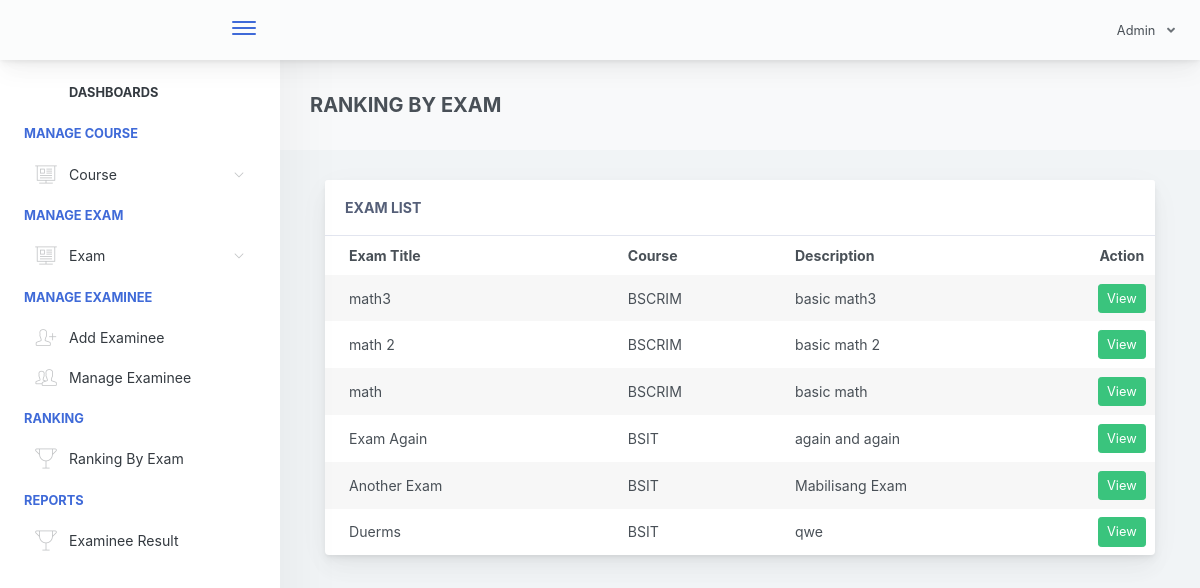
The page /adminpanel/admin/home.php?page=ranking-exam (signed in) on the database its author committed.
### tables this page shows
CREATE TABLE `exam_tbl` (
  `ex_id` int(11) NOT NULL,
  `cou_id` int(11) NOT NULL,
  `ex_title` varchar(1000) NOT NULL,
  `ex_time_limit` varchar(1000) NOT NULL,
  `ex_questlimit_display` int(11) NOT NULL,
  `ex_description` varchar(1000) NOT NULL,
  `ex_created` timestamp NOT NULL DEFAULT CURRENT_TIMESTAMP ON UPDATE CURRENT_TIMESTAMP
);

CREATE TABLE `course_tbl` (
  `cou_id` int(11) NOT NULL,
  `cou_name` varchar(1000) NOT NULL,
  `cou_created` timestamp NOT NULL DEFAULT CURRENT_TIMESTAMP ON UPDATE CURRENT_TIMESTAMP
);

### adminpanel/admin/pages/ranking-exam.php (the view, shortened to what this page needs)
<div class="app-main__outer">
        <div class="app-main__inner">
            <?php
                @$exam_id = $_GET['exam_id'];
                if($exam_id != "")
                {
                   $selEx = $conn->query("SELECT * FROM exam_tbl WHERE ex_id='$exam_id' ")->fetch(PDO::FETCH_ASSOC);
                   $exam_course = $selEx['cou_id'];
                   $selExmne = $conn->query("SELECT * FROM examinee_tbl et  WHERE exmne_course='$exam_course'  ");
                   ?>
                   <div class="app-page-title">
                    <div class="page-title-wrapper">
                        <div class="page-title-heading">
                            <div><b class="text-primary">RANKING BY EXAM</b><br>
                                Exam Name : <?php echo $selEx['ex_title']; ?><br><br>
                               <span class="border" style="padding:10px;color:black;background-color: yellow;">Excellence</span>
                               <span class="border" style="padding:10px;color:white;background-color: green;">Very Good</span>
                               <span class="border" style="padding:10px;color:white;background-color: blue;">Good</span>
                               <span class="border" style="padding:10px;color:white;background-color: red;">Failed</span>
                               <span class="border" style="padding:10px;color:black;background-color: #E9ECEE;">Not Answering</span>
                            </div>
                        </div>
                    </div>
                    </div>
                    <div class="table-responsive">
                        <table class="align-middle mb-0 table table-borderless table-striped table-hover" id="tableList">
                          <tbody>
                            <thead>
                                <tr>
                                    <th width="25%">Examinee Fullname</th>
                                    <th>Score / Over</th>
                                    <th>Percentage</th>
                                </tr>
                            </thead>
                            <?php
                                while ($selExmneRow = $selExmne->fetch(PDO::FETCH_ASSOC)) { ?>
                                    <?php
                                            $exmneId = $selExmneRow['exmne_id'];
                                            $selScore = $conn->query("SELECT * FROM exam_question_tbl eqt INNER JOIN exam_answers ea ON eqt.eqt_id = ea.quest_id AND eqt.exam_answer = ea.exans_answer  WHERE ea.axmne_id='$exmneId' AND ea.exam_id='$exam_id' AND ea.exans_status='new' ORDER BY ea.exans_id DESC");
                                              $selAttempt = $conn->query("SELECT * FROM exam_attempt WHERE exmne_id='$exmneId' AND exam_id='$exam_id' ");
                                             $over = $selEx['ex_questlimit_display']  ;
                                              @$score = $selScore->rowCount();
                                                @$ans = $score / $over * 100;
                                         ?>
                                       <tr style="<?php
                                             if($selAttempt->rowCount() == 0)
                                             {
                                                echo "background-color: #E9ECEE;color:black";
                                             }
                                             else if($ans >= 90)
                                             {
                                                echo "background-color: yellow;";
                                             }
                                             else if($ans >= 80){
                                                echo "background-color: green;color:white";
                                             }
                                             else if($ans >= 75){
                                                echo "background-color: blue;color:white";
                                             }
                                             else
                                             {
                                                echo "background-color: red;color:white";
                                             }
                                             ?>"
                                        >
                                        <td>
                                          <?php echo $selExmneRow['exmne_fullname']; ?></td>
                                        <td >
                                        <?php
                                          if($selAttempt->rowCount() == 0)
                                          {
                                            echo "Not answer yet";
                                          }
                                          else if($selScore->rowCount() > 0)
                                          {
                                            echo $totScore =  $selScore->rowCount();
                                            echo " / ";
                                            echo $over;
                                          }
                                          else
                                          {
                                            echo $totScore =  $selScore->rowCount();
                                            echo " / ";
                                            echo $over;
                                          }
                                         ?>
                                        </td>
                                        <td>
                                          <?php
                                                if($selAttempt->rowCount() == 0)
                                                {
                                                  echo "Not answer yet";
                                                }
                                                else
                                                {
                                                    echo $ans; ?>%<?php
                                                }
                                          ?>
                                        </td>
                                    </tr>
                                <?php }
                             ?>
                          </tbody>
                        </table>
                    </div>
                   <?php
                }
                else
                { ?>
                <div class="app-page-title">
                <div class="page-title-wrapper">
                    <div class="page-title-heading">
                        <div><b>RANKING BY EXAM</b></div>
                    </div>
                </div>
                </div>
                 <div class="col-md-12">
                <div class="main-card mb-3 card">
                    <div class="card-header">ExAM List
                    </div>
                    <div class="table-responsive">
                        <table class="align-middle mb-0 table table-borderless table-striped table-hover" id="tableList">
                            <thead>
                            <tr>
                                <th class="text-left pl-4">Exam Title</th>
                                <th class="text-left ">Course</th>
                                <th class="text-left ">Description</th>
                                <th class="text-center" width="8%">Action</th>
                            </tr>
                            </thead>
                            <tbody>
                              <?php
                                $selExam = $conn->query("SELECT * FROM exam_tbl ORDER BY ex_id DESC ");
                                if($selExam->rowCount() > 0)
                                {
                                    while ($selExamRow = $selExam->fetch(PDO::FETCH_ASSOC)) { ?>
                                        <tr>
                                            <td class="pl-4"><?php echo $selExamRow['ex_title']; ?></td>
                                            <td>
                                                <?php
                                                    $courseId =  $selExamRow['cou_id'];
                                                    $selCourse = $conn->query("SELECT * FROM course_tbl WHERE cou_id='$courseId' ");
                                                    while ($selCourseRow = $selCourse->fetch(PDO::FETCH_ASSOC)) {
                                                        echo $selCourseRow['cou_name'];
                                                    }
                                                ?>
                                            </td>
                                            <td><?php echo $selExamRow['ex_description']; ?></td>
                                            <td class="text-center">
                                             <a href="?page=ranking-exam&exam_id=<?php echo $selExamRow['ex_id']; ?>"  class="btn btn-success btn-sm">View</a>
                                            </td>
                                        </tr>
                                    <?php }
                                }
                               ?>
                            </tbody>
                        </table>
                    </div>
                </div>
            </div>
                <?php }
             ?>
</div>

### rows shown on the page
exam_tbl: ex_title "math3", ex_description "basic math3"
course_tbl: cou_name "BSCRIM"
exam_tbl: ex_title "math 2", ex_description "basic math 2"
exam_tbl: ex_title "math", ex_description "basic math"
exam_tbl: ex_title "Exam Again", ex_description "again and again"
course_tbl: cou_name "BSIT"
exam_tbl: ex_title "Another Exam", ex_description "Mabilisang Exam"
exam_tbl: ex_title "Duerms", ex_description "qwe"
